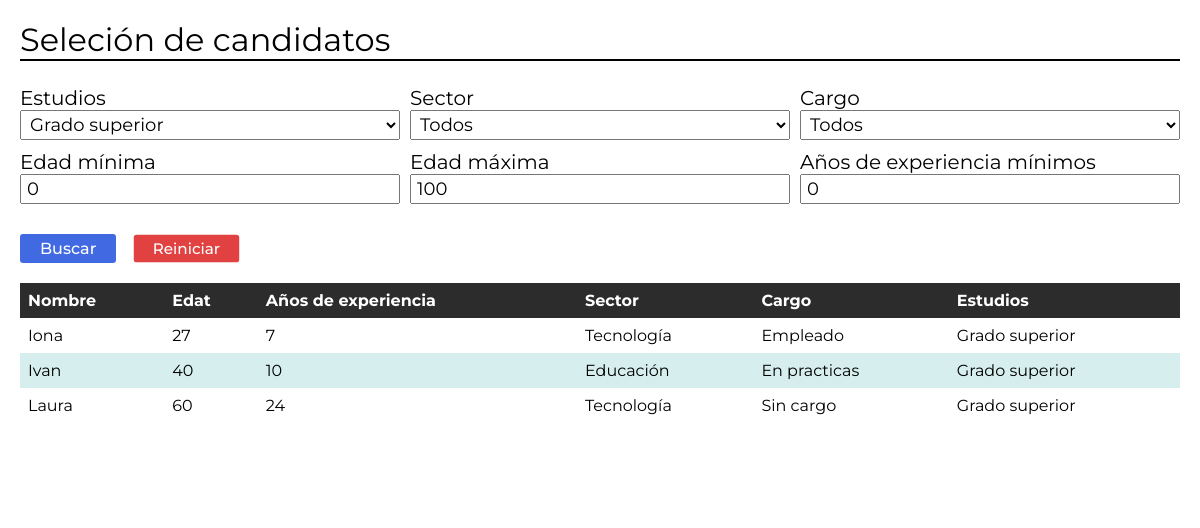
The app's page /index.php?estudios=3 with its own data.
### tables this page shows
CREATE TABLE tb_candidats(
  id INT PRIMARY KEY AUTO_INCREMENT,
  nom VARCHAR(20) NOT NULL,
  edat INT NOT NULL,
  anys_experiencia INT NOT NULL,
  estudis INT NOT NULL,
  carrec INT NOT NULL,
  sector INT NOT NULL,
  FOREIGN KEY fk_estudis(estudis) REFERENCES estudis(id),
  FOREIGN KEY fk_carrec(carrec) REFERENCES carrec(id), 
  FOREIGN KEY fk_sector(sector) REFERENCES sector(id) 
);

CREATE TABLE sector(
  id INT PRIMARY KEY AUTO_INCREMENT,
  nom VARCHAR(100) NOT NULL
);

CREATE TABLE carrec(
  id INT PRIMARY KEY AUTO_INCREMENT,
  nom VARCHAR(100) NOT NULL
);

CREATE TABLE estudis(
  id INT PRIMARY KEY AUTO_INCREMENT,
  nom VARCHAR(100) NOT NULL
);

### index.php (the view, shortened to what this page needs)
<!DOCTYPE html>
<html lang="es">
<head>
  <link rel="stylesheet" href="./css/style.css">
</head>
<?php
  include('db/connector.php');
?>
<body>
  <main>
    <header>
      <h1>Seleción de candidatos</h1>
    </header>
    <form action="index.php">
      <div>
        <h2>Estudios</h2>
        <select name="estudios">
          <?php
            $sql = ("SELECT * FROM estudis");
            $result=mysqli_query($dblink,$sql) or exit(mysqli_error($dblink));
            while($reg=mysqli_fetch_array($result)){?>
              <option value='<?php echo $reg['id']?>' <?php
              if(isset($_REQUEST['estudios'])){
                if($reg['id'] == $_REQUEST['estudios']){
                  echo 'selected="selected"';
                }
              } ?>
              ><?php echo $reg['nom']?></option>
            <?php };
          ?>
        </select>
      </div>
      <div>
        <h2>Sector</h2>
        <select name="sector">
          <option value='0'>Todos</option>
        </select>
      </div>
      <div>
        <h2>Cargo</h2>
        <select name="cargo">
          <option value="0">Todos</option>
        </select>
      </div>
      <div>
        <h2>Edad mínima</h2>
        <input type="number" min="0" max="100" name="edadmi" <?php
          if(isset($_REQUEST['edadmi'])){ echo 'value="'.$_REQUEST['edadmi'].'"'; }else{ echo 'value="0"'; };
        ?>
        >
      </div>
      <div>
        <h2>Edad máxima</h2>
        <input type="number" min="0" max="100" name="edadma"<?php
          if(isset($_REQUEST['edadma'])){ echo 'value="'.$_REQUEST['edadma'].'"'; }else{ echo 'value="100"'; };
        ?>
        >
      </div>
      <div>
        <h2>Años de experiencia mínimos</h2>
        <input type="number" min="0" max="100" name="experiencia" <?php
          if(isset($_REQUEST['experiencia'])){ echo 'value="'.$_REQUEST['experiencia'].'"'; }else{ echo 'value="0"'; }; ?>>
      </div>
      <div class="buttons">
        <button type="submit">Buscar</button>
        <a href="index.php">Reiniciar</a>
      </div>
    </form>
    <section>
      <?php
      $x = '';
      $arr = [];
      if(isset($_REQUEST['estudios']) && $_REQUEST['estudios'] != 0){
        array_push($arr,'tb_candidats.estudis ='.$_REQUEST['estudios']);
      }
      for($i = 0; $i < count($arr);$i++){
        if($i == 0){
          $x = ' WHERE '.$arr[0];
        }else{
          $x = $x.' AND '.$arr[$i];
        }
      }
        $sql = ("SELECT tb_candidats.nom nom,
                        tb_candidats.edat,
                        tb_candidats.anys_experiencia experiencia,
                        tb_candidats.sector sectorid,
                        tb_candidats.carrec carrecid,
                        tb_candidats.estudis estudisid,
                        sector.nom sector,
                        carrec.nom carrec,
                        estudis.nom estudis
                        FROM tb_candidats
                        LEFT JOIN sector ON tb_candidats.sector = sector.id
                        LEFT JOIN carrec ON tb_candidats.carrec = carrec.id
                        LEFT JOIN estudis ON tb_candidats.estudis = estudis.id $x
                        ");
        $result=mysqli_query($dblink,$sql) or exit(mysqli_error($dblink));
        if(mysqli_num_rows($result) == 0){
          echo "<h5>No hay candidatos</h5>";
        }else{
          echo "<table><thead><tr><th>Nombre</th><th>Edat</th><th>Años de experiencia</th><th>Sector</th><th>Cargo</th><th>Estudios</th></tr></thead><tbody>";
          while($reg=mysqli_fetch_array($result)){?>
            <tr>
              <td><?php echo $reg['nom']?></td>
              <td><?php echo $reg['edat']?></td>
              <td><?php echo $reg['experiencia']?></td>
              <td><?php echo $reg['sector']?></td>
              <td><?php echo $reg['carrec']?></td>
              <td><?php echo $reg['estudis']?></td>
            </tr>
          <?php }
          echo "</tbody></table>";
        }; ?>
    </section>
  </main>
</body>
</html>

### css/style.css (style rules this page uses)
* { margin: 0; padding: 0; box-sizing: border-box; font-family: 'Montserrat',sans-serif; }
main { max-width: 100%; width: 1200px; margin: 0 auto; padding: 20px; background: white; min-height: 500px; }
main header { border-bottom: 2px solid black; }
main header h1 { font-weight: 400; }
main form { margin-top: 25px; max-width: 100%; display: grid; gap: 10px; grid-template-columns: repeat(auto-fit, minmax(300px,1fr)); }
main form h2 { font-weight: 400; font-size: 20px; }
main form input, select { width: 100%; height: 30px; font-size: 18px; padding: 0 5px; }
.buttons { margin: 20px 0; display: flex; gap: 15px; }
.buttons button, .buttons a { border: none; border-radius: 3px; padding: 5px 20px; outline: none; color: white; font-weight: 500; font-size: 16px; cursor: pointer; transition: transform 0.3s; }
.buttons button:active, .buttons a { transform: scale(0.95); }
.buttons button:first-child { background-color: royalblue; }
.buttons a { background-color: rgb(225, 65, 65); text-decoration: none; }
table { border-collapse: collapse; width: 100%; }
th { background-color: rgb(44, 44, 44); color: white; }
th, td { text-align: left; padding: 8px; }
tr:nth-child(even) { background-color: #D6EEEE; }

### records on screen
tb_candidats: nom "Iona", edat "27", anys_experiencia "7", sector.nom "Tecnología", carrec.nom "Empleado", estudis.nom "Grado superior"
tb_candidats: nom "Ivan", edat "40", anys_experiencia "10", sector.nom "Educación", carrec.nom "En practicas", estudis.nom "Grado superior"
tb_candidats: nom "Laura", edat "60", anys_experiencia "24", sector.nom "Tecnología", carrec.nom "Sin cargo", estudis.nom "Grado superior"

### other values on screen
form field estudios "Grado superior"
